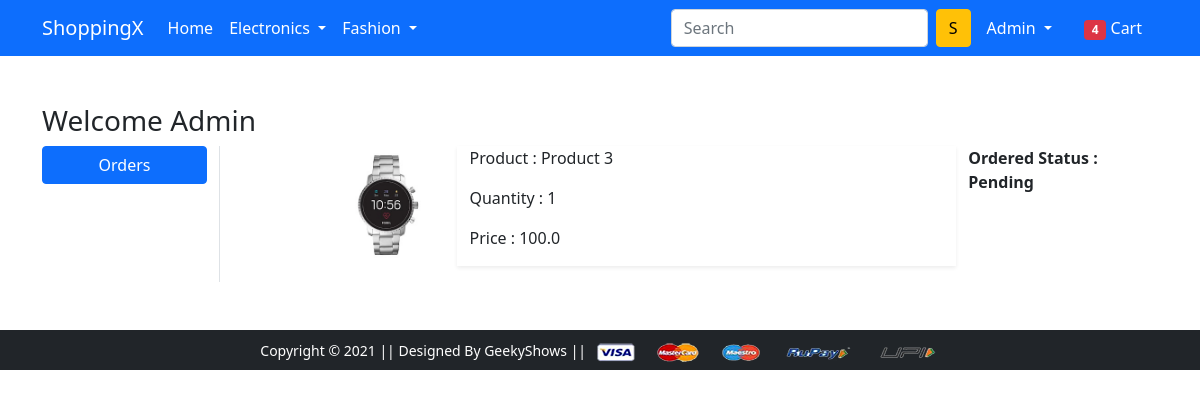
The app's page /orders (signed in) with its own data.
### app/models.py (models this page shows, shortened)
class OrderedPlaced(models.Model):
	user = models.ForeignKey(User,on_delete=models.CASCADE)
	customer = models.ForeignKey(Customer,on_delete=models.CASCADE)
	product = models.ForeignKey(Product,on_delete=models.CASCADE)
	quantity = models.PositiveIntegerField(default=1)
	ordered_date = models.DateTimeField(auto_now_add=True)
	status = models.CharField(max_length=50,choices=STATE_CHOICES,
		default='Pending')
	@property
	def total_cost(self):
		return self.quantity * self.product.discounted_price

class Product(models.Model):
	title = models.CharField(max_length=100)
	selling_price = models.FloatField()
	discounted_price = models.FloatField()
	description = models.TextField()
	brand  = models.CharField(max_length=100)
	category = models.CharField(choices=CATEGORY_CHOICES,
		max_length=2)
	product_image = models.ImageField(upload_to='productimg')

### app/views.py (the view)
# urls.py: path('orders', views.orders, name='orders'),
def orders(request):
	op = OrderedPlaced.objects.filter(user=request.user)
	return render(request, 'app/orders.html',{'ordered_placed':op})

### app/templates/app/orders.html (shortened to what this page needs)
{% extends 'app/base.html' %}
{% load static %}
{% block main-content %}
<div class="container my-5">
 <div class="row">
 <h3>Welcome <span class="text-capitalize">{{request.user.username}}</span></h3>
  <div class="col-sm-2 border-end">
   <ul class="list-unstyled">
    <li class="d-grid"><a href="{% url 'orders' %}" class="btn btn-primary">Orders</a></li>
   </ul>
  </div>
  <div class="col-sm-9 offset-sm-1">
    {% for op in ordered_placed %}
   <div class="row">
    <div class="col-sm-2">
      <img src="{{op.product.product_image.url}}" class="img-fluid" width="150" height="150">
    </div>
    <div class="col-sm-7 shadow-sm mb-3">
      <p>Product : {{op.product.title}}</p>
      <p>Quantity : {{op.quantity}}</p>
      <p>Price : {{op.total_cost}}</p>
    </div>
    <div class="col-sm-3 fw-bold">
      <p>Ordered Status : {{op.status}}</p>
    </div>
   </div>
   {% endfor %}
  </div>
 </div>
</div>
{% endblock main-content %}

### app/templates/app/navbar.html (shortened to what this page needs)
<nav class="navbar navbar-expand-lg navbar-dark bg-primary">
     <div class="container">
       <a class="navbar-brand" href="/">ShoppingX</a>
       <div class="collapse navbar-collapse" id="navbarSupportedContent">
         <ul class="navbar-nav me-auto mb-2 mb-lg-0">
           <li class="nav-item">
             <a class="nav-link active" aria-current="page" href="/">Home</a>
           </li>
           <li class="nav-item dropdown">
             <a class="nav-link dropdown-toggle text-white" href="#" id="electronicsDropdown" role="button" data-bs-toggle="dropdown" aria-expanded="false">
               Electronics
             </a>
           </li>
           <li class="nav-item dropdown">
             <a class="nav-link dropdown-toggle text-white" href="#" id="fashionDropdown" role="button" data-bs-toggle="dropdown" aria-expanded="false">
               Fashion
             </a>
           </li>
         </ul>
         <form class="d-flex">
           <input class="form-control me-2" type="search" placeholder="Search" aria-label="Search">
           <button class="btn btn-warning" type="submit">S</button>
         </form>
         <div>
          <ul class="navbar-nav me-auto mb-2 mb-lg-0">
            {% if request.user.is_authenticated %}
           <li class="nav-item dropdown mx-2">
              <a class="nav-link dropdown-toggle text-white" href="#" id="profileDropdown" role="button" data-bs-toggle="dropdown" aria-expanded="false">
                {{request.user.username|capfirst}}
              </a>
            </li>
            <li class="nav-item mx-2">
             <a href="{% url 'show_cart' %}" class="nav-link text-white"><span class="badge bg-danger">4</span> Cart </a>
            </li>
            {% endif %}
          </ul>
         </div>
       </div>
     </div>
    </nav>

### records on screen
OrderedPlaced: product.product_image (picture), product "Product 3", quantity "1", total_cost "100.0", status "Pending"

### other values on screen
{{ request.user.username|capfirst }} "Admin"
{{ request.user.username }} "Admin"
